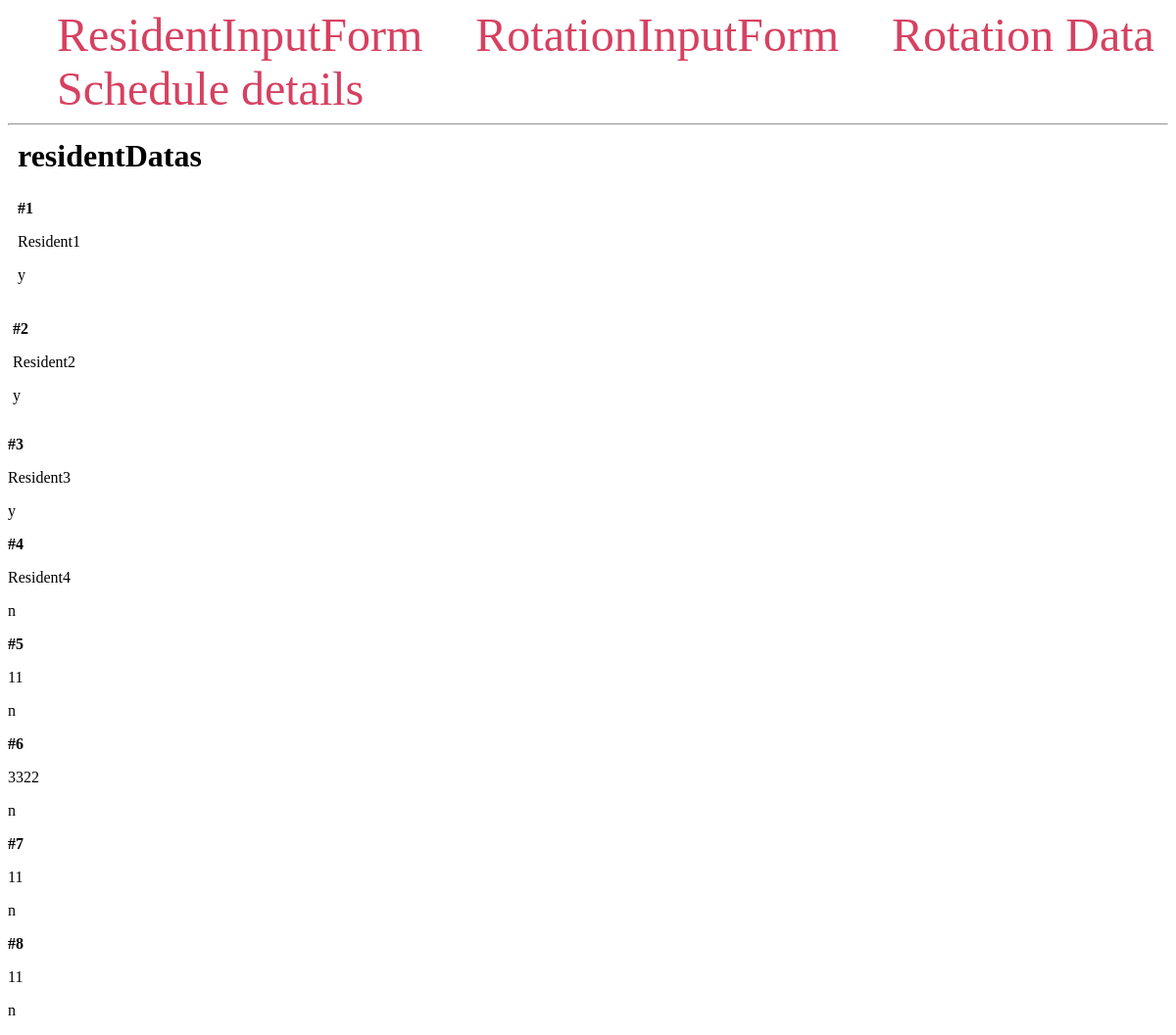
The page /myData2 on the database as committed earlier.
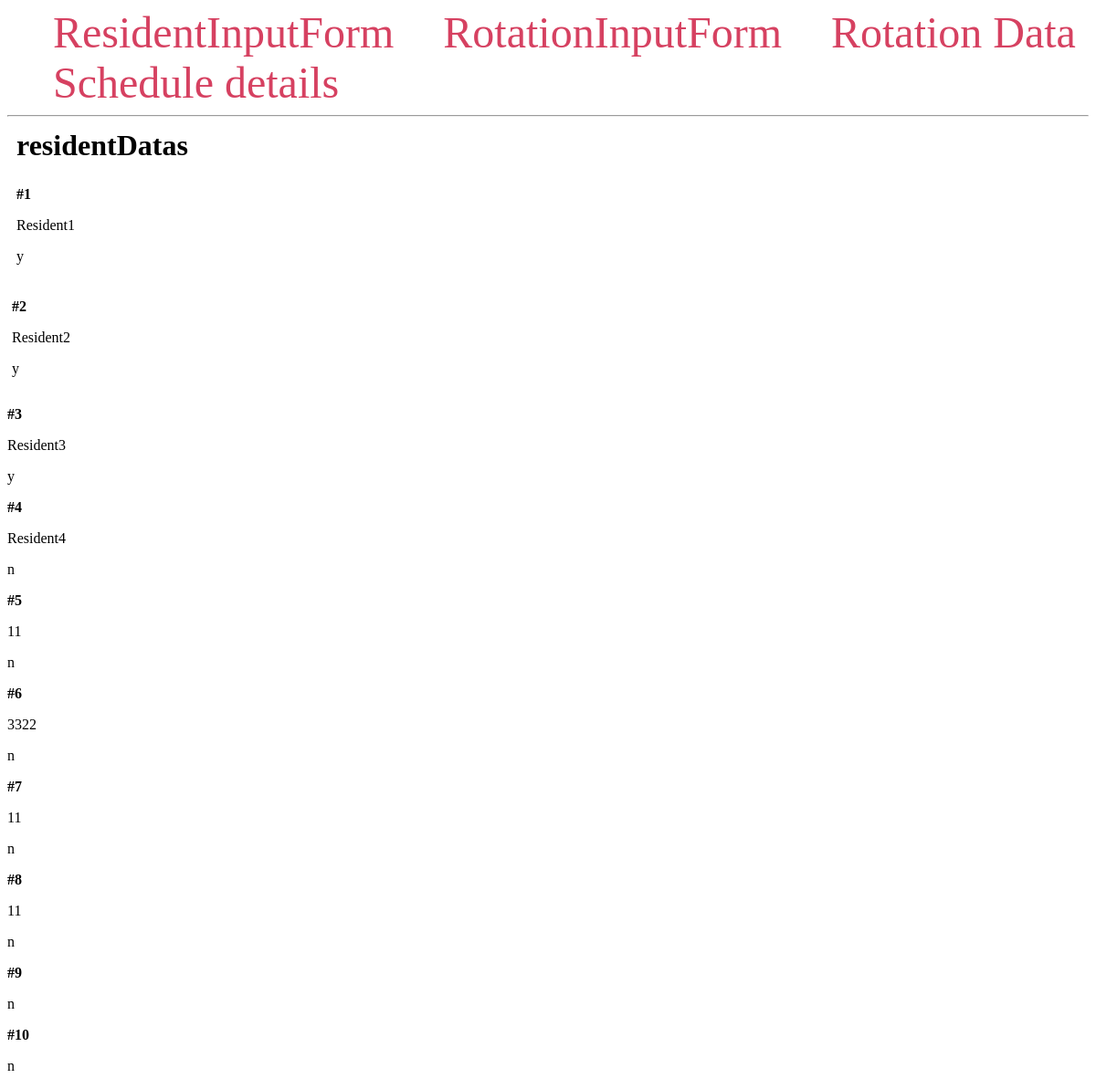
The same page on the database as committed later.
### main.py (models this page shows, shortened)
class Store_Resident_data(db.Model):
  __tablename__ = 'resident'
  residentId = db.Column('Resident_id', db.Integer, primary_key = True) # Primary Key
  name = db.Column('name', db.String(50))
  allYear = db.Column('allYear', db.CHAR)

### main.py (the view)
@app.route('/myData2', methods=['GET'])
def myData2():
  residentDatas = Store_Resident_data.query.all()
  return render_template('myData2.html', residentDatas=residentDatas)

### templates/myData2.html (shortened to what this page needs)
<!DOCTYPE html>
<html lang="en">
<head>
</head>
<body>
    <nav>
        <a href="{{ url_for('index') }}">ResidentInputForm</a>
        <a href="{{ url_for('index2') }}">RotationInputForm</a>
        <a href="{{ url_for('myData') }}">Rotation Data</a>
        <a href="#">Schedule details</a>
    </nav>
    <hr>
    <div class="content">
        <h1 class="title">{% block title %} residentDatas {% endblock %}</h1>
    <div class="content">
        {% for residentData in residentDatas %}
            <div class="residentDatas">
                <p><b>#{{ residentData.residentId }}</b></p>
                <p>{{ residentData.name }}</p>
                <p>{{ residentData.allYear }}</p>
                </div>
            </div>
        {% endfor %}
</body>
</html>

### templates/myData2.html (style rules this page uses)
.title { margin: 5px; }
.content { margin: 5px; width: 100%; display: flex; flex-direction: row; flex-wrap: wrap; }
nav a { color: #d64161; font-size: 3em; margin-left: 50px; text-decoration: none; }

Rows that differ between the two databases and show on the page:
added Store_Resident_data: residentId "9", allYear "n"
added Store_Resident_data: residentId "10", allYear "n"
